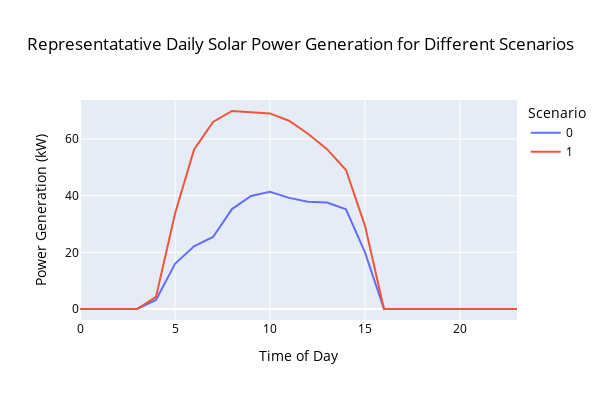

Notebook source saved alongside this figure:
### Code cell
#@title 
import pandas as pd
import matplotlib.pyplot as plt
import plotly.express as px

df=pd.read_csv("wat_inv/psol_dist.csv")
fig = px.line(df, title='Representatative Daily Solar Power Generation for Different Scenarios', labels={
                     "value": "Power Generation (kW)",
                     "index": "Time of Day",
                     "variable": "Scenario"
                 },width=600, height=400,)

fig.update_layout(title_x=0.5, font=dict(
            size=12,
            color='#000000'
        ))
fig.show()

### Figure 1 — Plotly figure (JSON) as saved in the notebook; plotly's stock layout.template omitted (floating-point values rounded to 4 significant figures)
{"data": [{"hovertemplate": "Scenario=0<br>Time of Day=%{x}<br>Power Generation (kW)=%{y}<extra></extra>", "legendgroup": "0", "line": {"color": "#636efa", "dash": "solid"}, "marker": {"symbol": "circle"}, "mode": "lines", "name": "0", "orientation": "v", "showlegend": true, "type": "scatter", "x": [0, 1, 2, 3, 4, 5, 6, 7, 8, 9, 10, 11, 12, 13, 14, 15, 16, 17, 18, 19, 20, 21, 22, 23], "xaxis": "x", "y": [0.0, 0.0, 0.0, 0.0, 3.181, 15.94, 22.11, 25.43, 35.27, 39.88, 41.4, 39.22, 37.86, 37.56, 35.15, 19.98, 0.0, 0.0, 0.0, 0.0, 0.0, 0.0, 0.0, 0.0], "yaxis": "y"}, {"hovertemplate": "Scenario=1<br>Time of Day=%{x}<br>Power Generation (kW)=%{y}<extra></extra>", "legendgroup": "1", "line": {"color": "#EF553B", "dash": "solid"}, "marker": {"symbol": "circle"}, "mode": "lines", "name": "1", "orientation": "v", "showlegend": true, "type": "scatter", "x": [0, 1, 2, 3, 4, 5, 6, 7, 8, 9, 10, 11, 12, 13, 14, 15, 16, 17, 18, 19, 20, 21, 22, 23], "xaxis": "x", "y": [0.0, 0.0, 0.0, 0.0, 4.253, 33.64, 56.26, 66.03, 69.9, 69.52, 69.05, 66.46, 61.89, 56.44, 49.06, 29.35, 0.0, 0.0, 0.0, 0.0, 0.0, 0.0, 0.0, 0.0], "yaxis": "y"}], "layout": {"font": {"color": "#000000", "size": 12}, "height": 400, "legend": {"title": {"text": "Scenario"}, "tracegroupgap": 0}, "title": {"text": "Representatative Daily Solar Power Generation for Different Scenarios", "x": 0.5}, "width": 600, "xaxis": {"anchor": "y", "domain": [0, 1], "title": {"text": "Time of Day"}}, "yaxis": {"anchor": "x", "domain": [0, 1], "title": {"text": "Power Generation (kW)"}}}}
